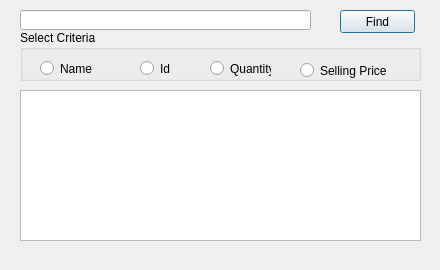
<?xml version="1.0" encoding="UTF-8"?>
<ui version="4.0">
 <class>FindItem</class>
 <widget class="QDialog" name="FindItem">
  <property name="geometry">
   <rect>
    <x>0</x>
    <y>0</y>
    <width>440</width>
    <height>270</height>
   </rect>
  </property>
  <property name="windowTitle">
   <string>Find Items</string>
  </property>
  <widget class="QPushButton" name="btnFind">
   <property name="geometry">
    <rect>
     <x>340</x>
     <y>10</y>
     <width>75</width>
     <height>23</height>
    </rect>
   </property>
   <property name="text">
    <string>Find</string>
   </property>
  </widget>
  <widget class="QLineEdit" name="txtValue">
   <property name="geometry">
    <rect>
     <x>20</x>
     <y>10</y>
     <width>291</width>
     <height>20</height>
    </rect>
   </property>
  </widget>
  <widget class="QGroupBox" name="groupBox">
   <property name="geometry">
    <rect>
     <x>20</x>
     <y>30</y>
     <width>401</width>
     <height>51</height>
    </rect>
   </property>
   <property name="title">
    <string>Select Criteria</string>
   </property>
   <widget class="QRadioButton" name="rdoName">
    <property name="geometry">
     <rect>
      <x>20</x>
      <y>30</y>
      <width>61</width>
      <height>17</height>
     </rect>
    </property>
    <property name="text">
     <string>Name</string>
    </property>
   </widget>
   <widget class="QRadioButton" name="rdoId">
    <property name="geometry">
     <rect>
      <x>120</x>
      <y>30</y>
      <width>61</width>
      <height>17</height>
     </rect>
    </property>
    <property name="text">
     <string>Id</string>
    </property>
   </widget>
   <widget class="QRadioButton" name="rdoQuantity">
    <property name="geometry">
     <rect>
      <x>190</x>
      <y>30</y>
      <width>61</width>
      <height>17</height>
     </rect>
    </property>
    <property name="text">
     <string>Quantity</string>
    </property>
   </widget>
   <widget class="QRadioButton" name="rdoSellingPrice">
    <property name="geometry">
     <rect>
      <x>280</x>
      <y>30</y>
      <width>111</width>
      <height>21</height>
     </rect>
    </property>
    <property name="text">
     <string>Selling Price</string>
    </property>
   </widget>
  </widget>
  <widget class="QTableView" name="tableView">
   <property name="geometry">
    <rect>
     <x>20</x>
     <y>90</y>
     <width>401</width>
     <height>151</height>
    </rect>
   </property>
  </widget>
 </widget>
 <resources/>
 <connections/>
</ui>
